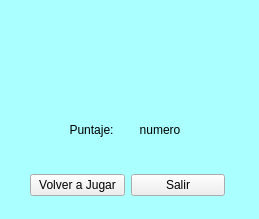
<?xml version="1.0" encoding="UTF-8"?>
<ui version="4.0">
 <class>PostJuego</class>
 <widget class="QMainWindow" name="PostJuego">
  <property name="geometry">
   <rect>
    <x>0</x>
    <y>0</y>
    <width>259</width>
    <height>219</height>
   </rect>
  </property>
  <property name="windowTitle">
   <string>Ventana Post-Juego</string>
  </property>
  <widget class="QWidget" name="centralwidget">
   <widget class="QLabel" name="game_over">
    <property name="geometry">
     <rect>
      <x>10</x>
      <y>-20</y>
      <width>231</width>
      <height>161</height>
     </rect>
    </property>
    <property name="text">
     <string/>
    </property>
    <property name="textFormat">
     <enum>Qt::MarkdownText</enum>
    </property>
    <property name="pixmap">
     <pixmap>game_over.png</pixmap>
    </property>
    <property name="scaledContents">
     <bool>true</bool>
    </property>
    <property name="alignment">
     <set>Qt::AlignCenter</set>
    </property>
   </widget>
   <widget class="QLabel" name="fondo">
    <property name="geometry">
     <rect>
      <x>-20</x>
      <y>-50</y>
      <width>441</width>
      <height>431</height>
     </rect>
    </property>
    <property name="autoFillBackground">
     <bool>false</bool>
    </property>
    <property name="styleSheet">
     <string notr="true">background-color: rgb(170, 255, 255)</string>
    </property>
    <property name="text">
     <string/>
    </property>
    <property name="textFormat">
     <enum>Qt::PlainText</enum>
    </property>
   </widget>
   <widget class="QWidget" name="horizontalLayoutWidget_2">
    <property name="geometry">
     <rect>
      <x>60</x>
      <y>110</y>
      <width>131</width>
      <height>39</height>
     </rect>
    </property>
    <layout class="QHBoxLayout" name="horizontalLayout_3">
     <item>
      <widget class="QLabel" name="puntaje_label">
       <property name="text">
        <string>Puntaje:</string>
       </property>
       <property name="scaledContents">
        <bool>false</bool>
       </property>
       <property name="alignment">
        <set>Qt::AlignCenter</set>
       </property>
       <property name="indent">
        <number>1</number>
       </property>
      </widget>
     </item>
     <item>
      <widget class="QLabel" name="puntaje_label_2">
       <property name="text">
        <string>numero</string>
       </property>
       <property name="scaledContents">
        <bool>false</bool>
       </property>
       <property name="alignment">
        <set>Qt::AlignCenter</set>
       </property>
       <property name="indent">
        <number>1</number>
       </property>
      </widget>
     </item>
    </layout>
   </widget>
   <widget class="QWidget" name="horizontalLayoutWidget">
    <property name="geometry">
     <rect>
      <x>30</x>
      <y>160</y>
      <width>195</width>
      <height>51</height>
     </rect>
    </property>
    <layout class="QHBoxLayout" name="horizontalLayout_2">
     <item>
      <widget class="QPushButton" name="button_volver">
       <property name="text">
        <string>Volver a Jugar</string>
       </property>
      </widget>
     </item>
     <item>
      <widget class="QPushButton" name="button_salir">
       <property name="text">
        <string>Salir</string>
       </property>
      </widget>
     </item>
    </layout>
   </widget>
   <zorder>fondo</zorder>
   <zorder>game_over</zorder>
   <zorder>horizontalLayoutWidget_2</zorder>
   <zorder>horizontalLayoutWidget</zorder>
  </widget>
 </widget>
 <resources/>
 <connections/>
</ui>
